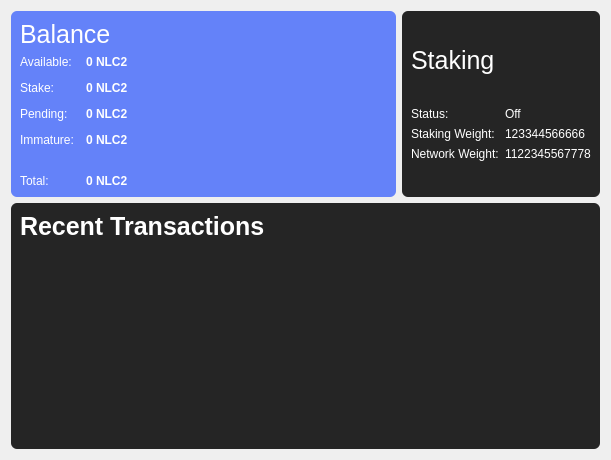
<?xml version="1.0" encoding="UTF-8"?>
<ui version="4.0">
 <class>OverviewPage</class>
 <widget class="QWidget" name="OverviewPage">
  <property name="geometry">
   <rect>
    <x>0</x>
    <y>0</y>
    <width>611</width>
    <height>460</height>
   </rect>
  </property>
  <property name="windowTitle">
   <string>Form</string>
  </property>
  <layout class="QHBoxLayout" name="horizontalLayout" stretch="0">
   <item>
    <layout class="QGridLayout" name="gridLayout">
     <item row="1" column="0" colspan="2">
      <widget class="QFrame" name="frame_2">
       <property name="sizePolicy">
        <sizepolicy hsizetype="Preferred" vsizetype="Preferred">
         <horstretch>0</horstretch>
         <verstretch>0</verstretch>
        </sizepolicy>
       </property>
       <property name="styleSheet">
        <string notr="true">color: white;
border-radius: 6px;
background-color: #252525;</string>
       </property>
       <property name="frameShape">
        <enum>QFrame::StyledPanel</enum>
       </property>
       <property name="frameShadow">
        <enum>QFrame::Raised</enum>
       </property>
       <layout class="QVBoxLayout" name="verticalLayout">
        <item>
         <layout class="QHBoxLayout" name="horizontalLayout_2">
          <item>
           <widget class="QLabel" name="label_4">
            <property name="styleSheet">
             <string notr="true">font-size: 25px;</string>
            </property>
            <property name="text">
             <string>&lt;b&gt;Recent Transactions&lt;/b&gt;</string>
            </property>
           </widget>
          </item>
          <item>
           <spacer name="horizontalSpacer">
            <property name="orientation">
             <enum>Qt::Horizontal</enum>
            </property>
            <property name="sizeHint" stdset="0">
             <size>
              <width>40</width>
              <height>20</height>
             </size>
            </property>
           </spacer>
          </item>
         </layout>
        </item>
        <item>
         <widget class="QListView" name="listTransactions">
          <property name="styleSheet">
           <string notr="true">QListView { background: transparent; color: white;}</string>
          </property>
          <property name="frameShape">
           <enum>QFrame::NoFrame</enum>
          </property>
          <property name="verticalScrollBarPolicy">
           <enum>Qt::ScrollBarAlwaysOff</enum>
          </property>
          <property name="horizontalScrollBarPolicy">
           <enum>Qt::ScrollBarAlwaysOff</enum>
          </property>
          <property name="selectionMode">
           <enum>QAbstractItemView::NoSelection</enum>
          </property>
         </widget>
        </item>
       </layout>
      </widget>
     </item>
     <item row="0" column="1">
      <widget class="QFrame" name="frame_3">
       <property name="sizePolicy">
        <sizepolicy hsizetype="Fixed" vsizetype="Preferred">
         <horstretch>0</horstretch>
         <verstretch>0</verstretch>
        </sizepolicy>
       </property>
       <property name="styleSheet">
        <string notr="true">color: white;
border-radius: 6px;
background-color: #252525;</string>
       </property>
       <property name="frameShape">
        <enum>QFrame::StyledPanel</enum>
       </property>
       <property name="frameShadow">
        <enum>QFrame::Raised</enum>
       </property>
       <layout class="QVBoxLayout" name="verticalLayout_2">
        <item>
         <layout class="QHBoxLayout" name="horizontalLayout_5">
          <item>
           <widget class="QLabel" name="label_7">
            <property name="palette">
             <palette>
              <active>
               <colorrole role="WindowText">
                <brush brushstyle="SolidPattern">
                 <color alpha="255">
                  <red>255</red>
                  <green>255</green>
                  <blue>255</blue>
                 </color>
                </brush>
               </colorrole>
               <colorrole role="Button">
                <brush brushstyle="SolidPattern">
                 <color alpha="0">
                  <red>0</red>
                  <green>0</green>
                  <blue>0</blue>
                 </color>
                </brush>
               </colorrole>
               <colorrole role="Light">
                <brush brushstyle="SolidPattern">
                 <color alpha="255">
                  <red>255</red>
                  <green>255</green>
                  <blue>255</blue>
                 </color>
                </brush>
               </colorrole>
               <colorrole role="Midlight">
                <brush brushstyle="SolidPattern">
                 <color alpha="255">
                  <red>255</red>
                  <green>255</green>
                  <blue>255</blue>
                 </color>
                </brush>
               </colorrole>
               <colorrole role="Dark">
                <brush brushstyle="SolidPattern">
                 <color alpha="255">
                  <red>127</red>
                  <green>127</green>
                  <blue>127</blue>
                 </color>
                </brush>
               </colorrole>
               <colorrole role="Mid">
                <brush brushstyle="SolidPattern">
                 <color alpha="255">
                  <red>170</red>
                  <green>170</green>
                  <blue>170</blue>
                 </color>
                </brush>
               </colorrole>
               <colorrole role="Text">
                <brush brushstyle="SolidPattern">
                 <color alpha="255">
                  <red>255</red>
                  <green>255</green>
                  <blue>255</blue>
                 </color>
                </brush>
               </colorrole>
               <colorrole role="BrightText">
                <brush brushstyle="SolidPattern">
                 <color alpha="255">
                  <red>255</red>
                  <green>255</green>
                  <blue>255</blue>
                 </color>
                </brush>
               </colorrole>
               <colorrole role="ButtonText">
                <brush brushstyle="SolidPattern">
                 <color alpha="255">
                  <red>255</red>
                  <green>255</green>
                  <blue>255</blue>
                 </color>
                </brush>
               </colorrole>
               <colorrole role="Base">
                <brush brushstyle="SolidPattern">
                 <color alpha="0">
                  <red>0</red>
                  <green>0</green>
                  <blue>0</blue>
                 </color>
                </brush>
               </colorrole>
               <colorrole role="Window">
                <brush brushstyle="SolidPattern">
                 <color alpha="0">
                  <red>0</red>
                  <green>0</green>
                  <blue>0</blue>
                 </color>
                </brush>
               </colorrole>
               <colorrole role="Shadow">
                <brush brushstyle="SolidPattern">
                 <color alpha="255">
                  <red>0</red>
                  <green>0</green>
                  <blue>0</blue>
                 </color>
                </brush>
               </colorrole>
               <colorrole role="AlternateBase">
                <brush brushstyle="SolidPattern">
                 <color alpha="255">
                  <red>255</red>
                  <green>255</green>
                  <blue>255</blue>
                 </color>
                </brush>
               </colorrole>
               <colorrole role="ToolTipBase">
                <brush brushstyle="SolidPattern">
                 <color alpha="255">
                  <red>255</red>
                  <green>255</green>
                  <blue>220</blue>
                 </color>
                </brush>
               </colorrole>
               <colorrole role="ToolTipText">
                <brush brushstyle="SolidPattern">
                 <color alpha="255">
                  <red>0</red>
                  <green>0</green>
                  <blue>0</blue>
                 </color>
                </brush>
               </colorrole>
              </active>
              <inactive>
               <colorrole role="WindowText">
                <brush brushstyle="SolidPattern">
                 <color alpha="255">
                  <red>255</red>
                  <green>255</green>
                  <blue>255</blue>
                 </color>
                </brush>
               </colorrole>
               <colorrole role="Button">
                <brush brushstyle="SolidPattern">
                 <color alpha="0">
                  <red>0</red>
                  <green>0</green>
                  <blue>0</blue>
                 </color>
                </brush>
               </colorrole>
               <colorrole role="Light">
                <brush brushstyle="SolidPattern">
                 <color alpha="255">
                  <red>255</red>
                  <green>255</green>
                  <blue>255</blue>
                 </color>
                </brush>
               </colorrole>
               <colorrole role="Midlight">
                <brush brushstyle="SolidPattern">
                 <color alpha="255">
                  <red>255</red>
                  <green>255</green>
                  <blue>255</blue>
                 </color>
                </brush>
               </colorrole>
               <colorrole role="Dark">
                <brush brushstyle="SolidPattern">
                 <color alpha="255">
                  <red>127</red>
                  <green>127</green>
                  <blue>127</blue>
                 </color>
                </brush>
               </colorrole>
               <colorrole role="Mid">
                <brush brushstyle="SolidPattern">
                 <color alpha="255">
                  <red>170</red>
                  <green>170</green>
                  <blue>170</blue>
                 </color>
                </brush>
               </colorrole>
               <colorrole role="Text">
                <brush brushstyle="SolidPattern">
                 <color alpha="255">
                  <red>255</red>
                  <green>255</green>
                  <blue>255</blue>
                 </color>
                </brush>
               </colorrole>
               <colorrole role="BrightText">
                <brush brushstyle="SolidPattern">
                 <color alpha="255">
                  <red>255</red>
                  <green>255</green>
                  <blue>255</blue>
                 </color>
                </brush>
               </colorrole>
               <colorrole role="ButtonText">
                <brush brushstyle="SolidPattern">
                 <color alpha="255">
                  <red>255</red>
                  <green>255</green>
                  <blue>255</blue>
                 </color>
                </brush>
               </colorrole>
               <colorrole role="Base">
                <brush brushstyle="SolidPattern">
                 <color alpha="0">
                  <red>0</red>
                  <green>0</green>
                  <blue>0</blue>
                 </color>
                </brush>
               </colorrole>
               <colorrole role="Window">
                <brush brushstyle="SolidPattern">
                 <color alpha="0">
                  <red>0</red>
                  <green>0</green>
                  <blue>0</blue>
                 </color>
                </brush>
               </colorrole>
               <colorrole role="Shadow">
                <brush brushstyle="SolidPattern">
                 <color alpha="255">
                  <red>0</red>
                  <green>0</green>
                  <blue>0</blue>
                 </color>
                </brush>
               </colorrole>
               <colorrole role="AlternateBase">
                <brush brushstyle="SolidPattern">
                 <color alpha="255">
                  <red>255</red>
                  <green>255</green>
                  <blue>255</blue>
                 </color>
                </brush>
               </colorrole>
               <colorrole role="ToolTipBase">
                <brush brushstyle="SolidPattern">
                 <color alpha="255">
                  <red>255</red>
                  <green>255</green>
                  <blue>220</blue>
                 </color>
                </brush>
               </colorrole>
               <colorrole role="ToolTipText">
                <brush brushstyle="SolidPattern">
                 <color alpha="255">
                  <red>0</red>
                  <green>0</green>
                  <blue>0</blue>
                 </color>
                </brush>
               </colorrole>
              </inactive>
              <disabled>
               <colorrole role="WindowText">
                <brush brushstyle="SolidPattern">
                 <color alpha="255">
                  <red>255</red>
                  <green>255</green>
                  <blue>255</blue>
                 </color>
                </brush>
               </colorrole>
               <colorrole role="Button">
                <brush brushstyle="SolidPattern">
                 <color alpha="0">
                  <red>0</red>
                  <green>0</green>
                  <blue>0</blue>
                 </color>
                </brush>
               </colorrole>
               <colorrole role="Light">
                <brush brushstyle="SolidPattern">
                 <color alpha="255">
                  <red>255</red>
                  <green>255</green>
                  <blue>255</blue>
                 </color>
                </brush>
               </colorrole>
               <colorrole role="Midlight">
                <brush brushstyle="SolidPattern">
                 <color alpha="255">
                  <red>255</red>
                  <green>255</green>
                  <blue>255</blue>
                 </color>
                </brush>
               </colorrole>
               <colorrole role="Dark">
                <brush brushstyle="SolidPattern">
                 <color alpha="255">
                  <red>127</red>
                  <green>127</green>
                  <blue>127</blue>
                 </color>
                </brush>
               </colorrole>
               <colorrole role="Mid">
                <brush brushstyle="SolidPattern">
                 <color alpha="255">
                  <red>170</red>
                  <green>170</green>
                  <blue>170</blue>
                 </color>
                </brush>
               </colorrole>
               <colorrole role="Text">
                <brush brushstyle="SolidPattern">
                 <color alpha="255">
                  <red>255</red>
                  <green>255</green>
                  <blue>255</blue>
                 </color>
                </brush>
               </colorrole>
               <colorrole role="BrightText">
                <brush brushstyle="SolidPattern">
                 <color alpha="255">
                  <red>255</red>
                  <green>255</green>
                  <blue>255</blue>
                 </color>
                </brush>
               </colorrole>
               <colorrole role="ButtonText">
                <brush brushstyle="SolidPattern">
                 <color alpha="255">
                  <red>255</red>
                  <green>255</green>
                  <blue>255</blue>
                 </color>
                </brush>
               </colorrole>
               <colorrole role="Base">
                <brush brushstyle="SolidPattern">
                 <color alpha="0">
                  <red>0</red>
                  <green>0</green>
                  <blue>0</blue>
                 </color>
                </brush>
               </colorrole>
               <colorrole role="Window">
                <brush brushstyle="SolidPattern">
                 <color alpha="0">
                  <red>0</red>
                  <green>0</green>
                  <blue>0</blue>
                 </color>
                </brush>
               </colorrole>
               <colorrole role="Shadow">
                <brush brushstyle="SolidPattern">
                 <color alpha="255">
                  <red>0</red>
                  <green>0</green>
                  <blue>0</blue>
                 </color>
                </brush>
               </colorrole>
               <colorrole role="AlternateBase">
                <brush brushstyle="SolidPattern">
                 <color alpha="255">
                  <red>255</red>
                  <green>255</green>
                  <blue>255</blue>
                 </color>
                </brush>
               </colorrole>
               <colorrole role="ToolTipBase">
                <brush brushstyle="SolidPattern">
                 <color alpha="255">
                  <red>255</red>
                  <green>255</green>
                  <blue>220</blue>
                 </color>
                </brush>
               </colorrole>
               <colorrole role="ToolTipText">
                <brush brushstyle="SolidPattern">
                 <color alpha="255">
                  <red>0</red>
                  <green>0</green>
                  <blue>0</blue>
                 </color>
                </brush>
               </colorrole>
              </disabled>
             </palette>
            </property>
            <property name="font">
             <font>
              <pointsize>-1</pointsize>
             </font>
            </property>
            <property name="styleSheet">
             <string notr="true">font-size: 25px;
background: transparent;</string>
            </property>
            <property name="text">
             <string>Staking</string>
            </property>
           </widget>
          </item>
          <item>
           <spacer name="horizontalSpacer_3">
            <property name="orientation">
             <enum>Qt::Horizontal</enum>
            </property>
            <property name="sizeType">
             <enum>QSizePolicy::Minimum</enum>
            </property>
            <property name="sizeHint" stdset="0">
             <size>
              <width>40</width>
              <height>20</height>
             </size>
            </property>
           </spacer>
          </item>
         </layout>
        </item>
        <item>
         <layout class="QFormLayout" name="_2">
          <property name="fieldGrowthPolicy">
           <enum>QFormLayout::AllNonFixedFieldsGrow</enum>
          </property>
          <property name="labelAlignment">
           <set>Qt::AlignLeading|Qt::AlignLeft|Qt::AlignVCenter</set>
          </property>
          <item row="0" column="0">
           <widget class="QLabel" name="label_2">
            <property name="text">
             <string>Status:</string>
            </property>
            <property name="scaledContents">
             <bool>false</bool>
            </property>
           </widget>
          </item>
          <item row="0" column="1">
           <widget class="QLabel" name="label_8">
            <property name="text">
             <string notr="true">Off</string>
            </property>
            <property name="textInteractionFlags">
             <set>Qt::LinksAccessibleByMouse|Qt::TextSelectableByKeyboard|Qt::TextSelectableByMouse</set>
            </property>
           </widget>
          </item>
          <item row="1" column="0">
           <widget class="QLabel" name="label_9">
            <property name="text">
             <string>Staking Weight:</string>
            </property>
            <property name="textInteractionFlags">
             <set>Qt::LinksAccessibleByKeyboard</set>
            </property>
           </widget>
          </item>
          <item row="1" column="1">
           <widget class="QLabel" name="label_10">
            <property name="text">
             <string>123344566666</string>
            </property>
           </widget>
          </item>
          <item row="2" column="0">
           <widget class="QLabel" name="label_11">
            <property name="text">
             <string>Network Weight:</string>
            </property>
           </widget>
          </item>
          <item row="2" column="1">
           <widget class="QLabel" name="label_12">
            <property name="text">
             <string>1122345567778</string>
            </property>
           </widget>
          </item>
          <item row="3" column="0">
           <widget class="Line" name="line_2">
            <property name="orientation">
             <enum>Qt::Vertical</enum>
            </property>
           </widget>
          </item>
         </layout>
        </item>
       </layout>
      </widget>
     </item>
     <item row="0" column="0">
      <widget class="QFrame" name="frame">
       <property name="styleSheet">
        <string notr="true">color: white;
opacity: 0.85;
border-radius: 6px;

background: rgba(10, 60, 255, 155);</string>
       </property>
       <property name="frameShape">
        <enum>QFrame::StyledPanel</enum>
       </property>
       <property name="frameShadow">
        <enum>QFrame::Raised</enum>
       </property>
       <layout class="QVBoxLayout" name="verticalLayout_4">
        <item>
         <layout class="QHBoxLayout" name="horizontalLayout_4">
          <item>
           <widget class="QLabel" name="label_5">
            <property name="palette">
             <palette>
              <active>
               <colorrole role="WindowText">
                <brush brushstyle="SolidPattern">
                 <color alpha="255">
                  <red>255</red>
                  <green>255</green>
                  <blue>255</blue>
                 </color>
                </brush>
               </colorrole>
               <colorrole role="Button">
                <brush brushstyle="SolidPattern">
                 <color alpha="0">
                  <red>0</red>
                  <green>0</green>
                  <blue>0</blue>
                 </color>
                </brush>
               </colorrole>
               <colorrole role="Light">
                <brush brushstyle="SolidPattern">
                 <color alpha="255">
                  <red>255</red>
                  <green>255</green>
                  <blue>255</blue>
                 </color>
                </brush>
               </colorrole>
               <colorrole role="Midlight">
                <brush brushstyle="SolidPattern">
                 <color alpha="255">
                  <red>255</red>
                  <green>255</green>
                  <blue>255</blue>
                 </color>
                </brush>
               </colorrole>
               <colorrole role="Dark">
                <brush brushstyle="SolidPattern">
                 <color alpha="255">
                  <red>127</red>
                  <green>127</green>
                  <blue>127</blue>
                 </color>
                </brush>
               </colorrole>
               <colorrole role="Mid">
                <brush brushstyle="SolidPattern">
                 <color alpha="255">
                  <red>170</red>
                  <green>170</green>
                  <blue>170</blue>
                 </color>
                </brush>
               </colorrole>
               <colorrole role="Text">
                <brush brushstyle="SolidPattern">
                 <color alpha="255">
                  <red>255</red>
                  <green>255</green>
                  <blue>255</blue>
                 </color>
                </brush>
               </colorrole>
               <colorrole role="BrightText">
                <brush brushstyle="SolidPattern">
                 <color alpha="255">
                  <red>255</red>
                  <green>255</green>
                  <blue>255</blue>
                 </color>
                </brush>
               </colorrole>
               <colorrole role="ButtonText">
                <brush brushstyle="SolidPattern">
                 <color alpha="255">
                  <red>255</red>
                  <green>255</green>
                  <blue>255</blue>
                 </color>
                </brush>
               </colorrole>
               <colorrole role="Base">
                <brush brushstyle="SolidPattern">
                 <color alpha="0">
                  <red>0</red>
                  <green>0</green>
                  <blue>0</blue>
                 </color>
                </brush>
               </colorrole>
               <colorrole role="Window">
                <brush brushstyle="SolidPattern">
                 <color alpha="0">
                  <red>0</red>
                  <green>0</green>
                  <blue>0</blue>
                 </color>
                </brush>
               </colorrole>
               <colorrole role="Shadow">
                <brush brushstyle="SolidPattern">
                 <color alpha="255">
                  <red>0</red>
                  <green>0</green>
                  <blue>0</blue>
                 </color>
                </brush>
               </colorrole>
               <colorrole role="AlternateBase">
                <brush brushstyle="SolidPattern">
                 <color alpha="255">
                  <red>255</red>
                  <green>255</green>
                  <blue>255</blue>
                 </color>
                </brush>
               </colorrole>
               <colorrole role="ToolTipBase">
                <brush brushstyle="SolidPattern">
                 <color alpha="255">
                  <red>255</red>
                  <green>255</green>
                  <blue>220</blue>
                 </color>
                </brush>
               </colorrole>
               <colorrole role="ToolTipText">
                <brush brushstyle="SolidPattern">
                 <color alpha="255">
                  <red>0</red>
                  <green>0</green>
                  <blue>0</blue>
                 </color>
                </brush>
               </colorrole>
              </active>
              <inactive>
               <colorrole role="WindowText">
                <brush brushstyle="SolidPattern">
                 <color alpha="255">
                  <red>255</red>
                  <green>255</green>
                  <blue>255</blue>
                 </color>
                </brush>
               </colorrole>
               <colorrole role="Button">
                <brush brushstyle="SolidPattern">
                 <color alpha="0">
                  <red>0</red>
                  <green>0</green>
                  <blue>0</blue>
                 </color>
                </brush>
               </colorrole>
               <colorrole role="Light">
                <brush brushstyle="SolidPattern">
                 <color alpha="255">
                  <red>255</red>
                  <green>255</green>
                  <blue>255</blue>
                 </color>
                </brush>
               </colorrole>
               <colorrole role="Midlight">
                <brush brushstyle="SolidPattern">
                 <color alpha="255">
                  <red>255</red>
                  <green>255</green>
                  <blue>255</blue>
                 </color>
                </brush>
               </colorrole>
               <colorrole role="Dark">
                <brush brushstyle="SolidPattern">
                 <color alpha="255">
                  <red>127</red>
                  <green>127</green>
                  <blue>127</blue>
                 </color>
                </brush>
               </colorrole>
               <colorrole role="Mid">
                <brush brushstyle="SolidPattern">
                 <color alpha="255">
                  <red>170</red>
                  <green>170</green>
                  <blue>170</blue>
                 </color>
                </brush>
               </colorrole>
               <colorrole role="Text">
                <brush brushstyle="SolidPattern">
                 <color alpha="255">
                  <red>255</red>
                  <green>255</green>
                  <blue>255</blue>
                 </color>
                </brush>
               </colorrole>
               <colorrole role="BrightText">
                <brush brushstyle="SolidPattern">
                 <color alpha="255">
                  <red>255</red>
                  <green>255</green>
                  <blue>255</blue>
                 </color>
                </brush>
               </colorrole>
               <colorrole role="ButtonText">
                <brush brushstyle="SolidPattern">
                 <color alpha="255">
                  <red>255</red>
                  <green>255</green>
                  <blue>255</blue>
                 </color>
                </brush>
               </colorrole>
               <colorrole role="Base">
                <brush brushstyle="SolidPattern">
                 <color alpha="0">
                  <red>0</red>
                  <green>0</green>
                  <blue>0</blue>
                 </color>
                </brush>
               </colorrole>
               <colorrole role="Window">
                <brush brushstyle="SolidPattern">
                 <color alpha="0">
                  <red>0</red>
                  <green>0</green>
                  <blue>0</blue>
                 </color>
                </brush>
               </colorrole>
               <colorrole role="Shadow">
                <brush brushstyle="SolidPattern">
                 <color alpha="255">
                  <red>0</red>
                  <green>0</green>
                  <blue>0</blue>
                 </color>
                </brush>
               </colorrole>
               <colorrole role="AlternateBase">
                <brush brushstyle="SolidPattern">
                 <color alpha="255">
                  <red>255</red>
                  <green>255</green>
                  <blue>255</blue>
                 </color>
                </brush>
               </colorrole>
               <colorrole role="ToolTipBase">
                <brush brushstyle="SolidPattern">
                 <color alpha="255">
                  <red>255</red>
                  <green>255</green>
                  <blue>220</blue>
                 </color>
                </brush>
               </colorrole>
               <colorrole role="ToolTipText">
                <brush brushstyle="SolidPattern">
                 <color alpha="255">
                  <red>0</red>
                  <green>0</green>
                  <blue>0</blue>
                 </color>
                </brush>
               </colorrole>
              </inactive>
              <disabled>
               <colorrole role="WindowText">
                <brush brushstyle="SolidPattern">
                 <color alpha="255">
                  <red>255</red>
                  <green>255</green>
                  <blue>255</blue>
                 </color>
                </brush>
               </colorrole>
               <colorrole role="Button">
                <brush brushstyle="SolidPattern">
                 <color alpha="0">
                  <red>0</red>
                  <green>0</green>
                  <blue>0</blue>
                 </color>
                </brush>
               </colorrole>
               <colorrole role="Light">
                <brush brushstyle="SolidPattern">
                 <color alpha="255">
                  <red>255</red>
                  <green>255</green>
                  <blue>255</blue>
                 </color>
                </brush>
               </colorrole>
               <colorrole role="Midlight">
                <brush brushstyle="SolidPattern">
                 <color alpha="255">
                  <red>255</red>
                  <green>255</green>
                  <blue>255</blue>
                 </color>
                </brush>
               </colorrole>
               <colorrole role="Dark">
                <brush brushstyle="SolidPattern">
                 <color alpha="255">
                  <red>127</red>
                  <green>127</green>
                  <blue>127</blue>
                 </color>
                </brush>
               </colorrole>
               <colorrole role="Mid">
                <brush brushstyle="SolidPattern">
                 <color alpha="255">
                  <red>170</red>
                  <green>170</green>
                  <blue>170</blue>
                 </color>
                </brush>
               </colorrole>
               <colorrole role="Text">
                <brush brushstyle="SolidPattern">
                 <color alpha="255">
                  <red>255</red>
                  <green>255</green>
                  <blue>255</blue>
                 </color>
                </brush>
               </colorrole>
               <colorrole role="BrightText">
                <brush brushstyle="SolidPattern">
                 <color alpha="255">
                  <red>255</red>
                  <green>255</green>
                  <blue>255</blue>
                 </color>
                </brush>
               </colorrole>
               <colorrole role="ButtonText">
                <brush brushstyle="SolidPattern">
                 <color alpha="255">
                  <red>255</red>
                  <green>255</green>
                  <blue>255</blue>
                 </color>
                </brush>
               </colorrole>
               <colorrole role="Base">
                <brush brushstyle="SolidPattern">
                 <color alpha="0">
                  <red>0</red>
                  <green>0</green>
                  <blue>0</blue>
                 </color>
                </brush>
               </colorrole>
               <colorrole role="Window">
                <brush brushstyle="SolidPattern">
                 <color alpha="0">
                  <red>0</red>
                  <green>0</green>
                  <blue>0</blue>
                 </color>
                </brush>
               </colorrole>
               <colorrole role="Shadow">
                <brush brushstyle="SolidPattern">
                 <color alpha="255">
                  <red>0</red>
                  <green>0</green>
                  <blue>0</blue>
                 </color>
                </brush>
               </colorrole>
               <colorrole role="AlternateBase">
                <brush brushstyle="SolidPattern">
                 <color alpha="255">
                  <red>255</red>
                  <green>255</green>
                  <blue>255</blue>
                 </color>
                </brush>
               </colorrole>
               <colorrole role="ToolTipBase">
                <brush brushstyle="SolidPattern">
                 <color alpha="255">
                  <red>255</red>
                  <green>255</green>
                  <blue>220</blue>
                 </color>
                </brush>
               </colorrole>
               <colorrole role="ToolTipText">
                <brush brushstyle="SolidPattern">
                 <color alpha="255">
                  <red>0</red>
                  <green>0</green>
                  <blue>0</blue>
                 </color>
                </brush>
               </colorrole>
              </disabled>
             </palette>
            </property>
            <property name="font">
             <font>
              <pointsize>-1</pointsize>
             </font>
            </property>
            <property name="styleSheet">
             <string notr="true">font-size: 25px;
background: transparent;</string>
            </property>
            <property name="text">
             <string>Balance</string>
            </property>
           </widget>
          </item>
          <item>
           <spacer name="horizontalSpacer_2">
            <property name="orientation">
             <enum>Qt::Horizontal</enum>
            </property>
            <property name="sizeType">
             <enum>QSizePolicy::Expanding</enum>
            </property>
            <property name="sizeHint" stdset="0">
             <size>
              <width>40</width>
              <height>20</height>
             </size>
            </property>
           </spacer>
          </item>
         </layout>
        </item>
        <item>
         <layout class="QFormLayout" name="formLayout_2">
          <property name="fieldGrowthPolicy">
           <enum>QFormLayout::AllNonFixedFieldsGrow</enum>
          </property>
          <property name="labelAlignment">
           <set>Qt::AlignLeading|Qt::AlignLeft|Qt::AlignVCenter</set>
          </property>
          <property name="horizontalSpacing">
           <number>12</number>
          </property>
          <property name="verticalSpacing">
           <number>12</number>
          </property>
          <item row="0" column="0">
           <widget class="QLabel" name="label">
            <property name="styleSheet">
             <string notr="true">background: transparent;</string>
            </property>
            <property name="text">
             <string>Available:</string>
            </property>
           </widget>
          </item>
          <item row="0" column="1">
           <widget class="QLabel" name="labelBalance">
            <property name="font">
             <font>
              <weight>75</weight>
              <bold>true</bold>
             </font>
            </property>
            <property name="cursor">
             <cursorShape>IBeamCursor</cursorShape>
            </property>
            <property name="toolTip">
             <string>Your current spendable balance</string>
            </property>
            <property name="styleSheet">
             <string notr="true">background: transparent;</string>
            </property>
            <property name="text">
             <string notr="true">0 NLC2</string>
            </property>
            <property name="textInteractionFlags">
             <set>Qt::LinksAccessibleByMouse|Qt::TextSelectableByKeyboard|Qt::TextSelectableByMouse</set>
            </property>
           </widget>
          </item>
          <item row="1" column="0">
           <widget class="QLabel" name="label_6">
            <property name="styleSheet">
             <string notr="true">background: transparent;</string>
            </property>
            <property name="text">
             <string>Stake:</string>
            </property>
           </widget>
          </item>
          <item row="1" column="1">
           <widget class="QLabel" name="labelStake">
            <property name="font">
             <font>
              <weight>75</weight>
              <bold>true</bold>
             </font>
            </property>
            <property name="cursor">
             <cursorShape>IBeamCursor</cursorShape>
            </property>
            <property name="toolTip">
             <string>Total of coins that was staked, and do not yet count toward the current balance</string>
            </property>
            <property name="styleSheet">
             <string notr="true">background: transparent;</string>
            </property>
            <property name="text">
             <string notr="true">0 NLC2</string>
            </property>
            <property name="textInteractionFlags">
             <set>Qt::LinksAccessibleByMouse|Qt::TextSelectableByKeyboard|Qt::TextSelectableByMouse</set>
            </property>
           </widget>
          </item>
          <item row="2" column="0">
           <widget class="QLabel" name="label_3">
            <property name="styleSheet">
             <string notr="true">background: transparent;</string>
            </property>
            <property name="text">
             <string>Pending:</string>
            </property>
           </widget>
          </item>
          <item row="2" column="1">
           <widget class="QLabel" name="labelUnconfirmed">
            <property name="font">
             <font>
              <weight>75</weight>
              <bold>true</bold>
             </font>
            </property>
            <property name="cursor">
             <cursorShape>IBeamCursor</cursorShape>
            </property>
            <property name="toolTip">
             <string>Total of transactions that have yet to be confirmed, and do not yet count toward the current balance</string>
            </property>
            <property name="styleSheet">
             <string notr="true">background: transparent;</string>
            </property>
            <property name="text">
             <string notr="true">0 NLC2</string>
            </property>
            <property name="textInteractionFlags">
             <set>Qt::LinksAccessibleByMouse|Qt::TextSelectableByKeyboard|Qt::TextSelectableByMouse</set>
            </property>
           </widget>
          </item>
          <item row="3" column="0">
           <widget class="QLabel" name="labelImmatureText">
            <property name="styleSheet">
             <string notr="true">background: transparent;</string>
            </property>
            <property name="text">
             <string>Immature:</string>
            </property>
           </widget>
          </item>
          <item row="3" column="1">
           <widget class="QLabel" name="labelImmature">
            <property name="font">
             <font>
              <weight>75</weight>
              <bold>true</bold>
             </font>
            </property>
            <property name="toolTip">
             <string>Mined balance that has not yet matured</string>
            </property>
            <property name="styleSheet">
             <string notr="true">background: transparent;</string>
            </property>
            <property name="text">
             <string notr="true">0 NLC2</string>
            </property>
            <property name="textInteractionFlags">
             <set>Qt::LinksAccessibleByMouse|Qt::TextSelectableByKeyboard|Qt::TextSelectableByMouse</set>
            </property>
           </widget>
          </item>
          <item row="5" column="0">
           <widget class="QLabel" name="labelTotalText">
            <property name="styleSheet">
             <string notr="true">background: transparent;</string>
            </property>
            <property name="text">
             <string>Total:</string>
            </property>
           </widget>
          </item>
          <item row="5" column="1">
           <widget class="QLabel" name="labelTotal">
            <property name="font">
             <font>
              <weight>75</weight>
              <bold>true</bold>
             </font>
            </property>
            <property name="cursor">
             <cursorShape>IBeamCursor</cursorShape>
            </property>
            <property name="toolTip">
             <string>Your current total balance</string>
            </property>
            <property name="styleSheet">
             <string notr="true">background: transparent;</string>
            </property>
            <property name="text">
             <string notr="true">0 NLC2</string>
            </property>
            <property name="textInteractionFlags">
             <set>Qt::LinksAccessibleByMouse|Qt::TextSelectableByKeyboard|Qt::TextSelectableByMouse</set>
            </property>
           </widget>
          </item>
          <item row="4" column="0" colspan="2">
           <widget class="Line" name="line">
            <property name="styleSheet">
             <string notr="true">background: transparent;</string>
            </property>
            <property name="orientation">
             <enum>Qt::Horizontal</enum>
            </property>
           </widget>
          </item>
         </layout>
        </item>
       </layout>
      </widget>
     </item>
    </layout>
   </item>
  </layout>
 </widget>
 <resources/>
 <connections/>
</ui>
